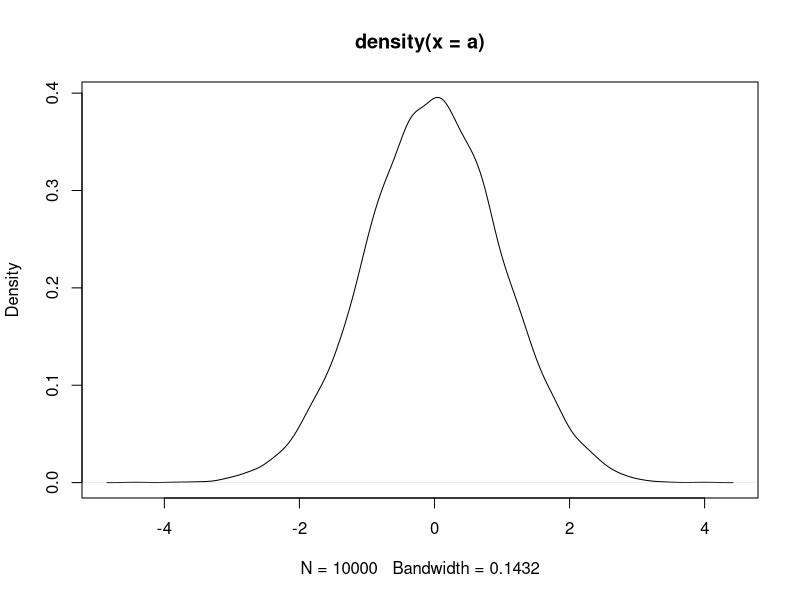
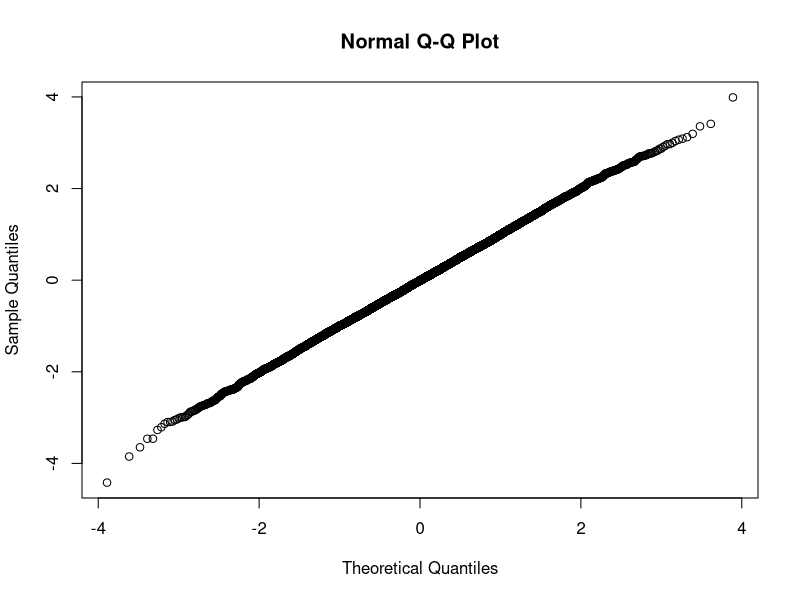
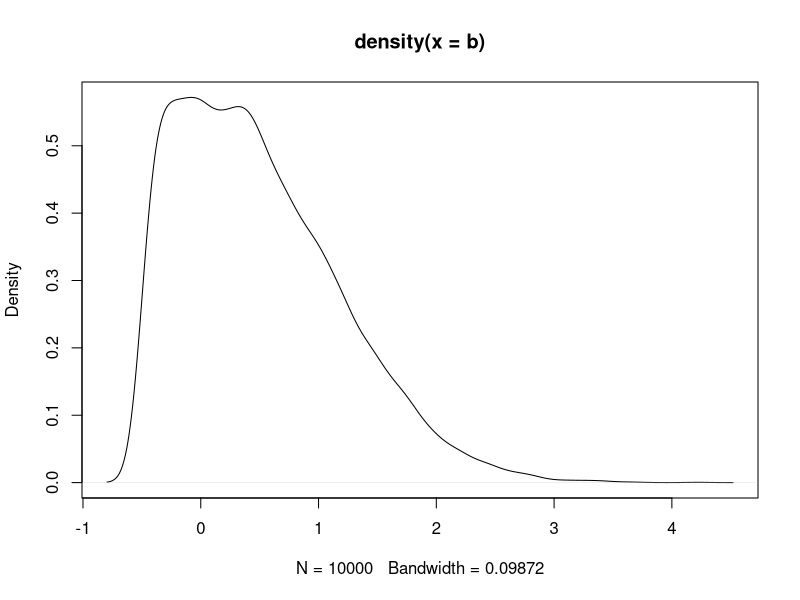
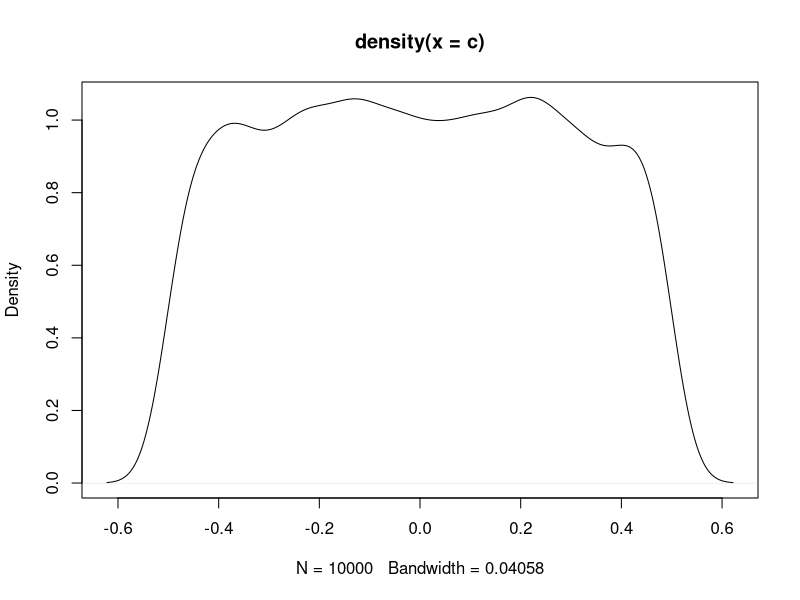
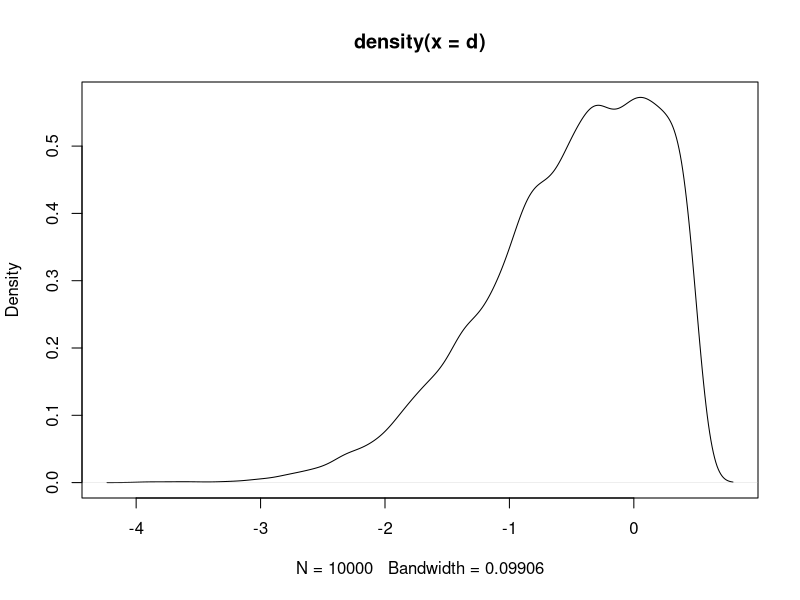

R code for these plots, in order:
#calculate the derivative of a function
Deriv_sub <- function(x, fun=h, a, b){
  if (x == a) {return ((fun(x + 1e-9)-fun(x))/1e-9)}
  if (x == b) {return ((fun(x) - fun(x - 1e-9))/1e-9)}
  if (a <= x && x <= b) {return((fun(x + 1e-9)-fun(x - 1e-9))/2e-9)}
}

init_mat <- function(a,b,fun,deriv){
  #this mat stores x,f(x) and df(x)
  mat <- matrix(nrow = 2,ncol = 3)
  mat[1,1] <- a
  mat[1,2] <- fun(a)
  mat[1,3] <- deriv(a,fun,a,b)
  mat[2,1] <- b
  mat[2,2] <- fun(b)
  mat[2,3] <- deriv(b,fun,a,b)
  return(mat)}
calc_z <-function(mat){
  return((mat[2, 2] - mat[1, 2] -mat[2, 1]*mat[2, 3] +
            mat[1, 1]*mat[1, 3])/(mat[1, 3] - mat[2, 3]))
}

init_z <- function(a,b,mat){
  z <- c()
  z[1] <- a
  z[2] <- calc_z(mat)
  z[3] <- b
  return(z)
}

update_z <- function(z,x_star,mat){
  index <- which(mat[,1] == x_star)
  z <- c(z,NA)
  tmp_mat1 <- mat[(index-1):index,]
  tmp_mat2 <- mat[index:(index+1),]
  z1 <- calc_z(tmp_mat1)
  z2 <- calc_z(tmp_mat2)
  z[(index+2):length(z)] <- z[(index+1):(length(z)-1)]
  z[index] <- z1
  z[index+1] <- z2
  return(z)
}
update_mat <- function(mat,x_star,fun,deriv,a,b){
  index <- sum(mat[,1] < x_star) #find the location to insert x*
  tmp <- matrix(NA,1,3)
  mat <- rbind(mat,tmp)
  mat[(index+2):nrow(mat),] <- mat[(index+1):(nrow(mat)-1),]
  mat[(index+1),] <- c(x_star,fun(x_star),deriv(x_star,fun,a,b))
  return(mat)
}

sample_x <- function(z, mat, n=1){
  uk1 <- exp(mat[,2]+(z[-1]-mat[,1])*mat[,3])
  uk2 <- exp(mat[,2]+(z[-length(z)]-mat[,1])*mat[,3])
  p <- rep(NA,nrow(mat))
  p <- (uk1-uk2)/mat[,3]
  
  # normalize p
  p_norm <- p/sum(p)
  w <- runif(n)
  # determine the range we want to sample from
  i <- sum(cumsum(p_norm) < w) + 1
  
  # sample x using inverse cdf
  samp_x <- (log(p[i]*mat[i,3]*runif(n)+exp(mat[i,2]+(z[i]-mat[i,1])*mat[i,3]))-mat[i,2])/mat[i,3]+mat[i,1]
  return(samp_x)
}

upper_bound <- function(z, mat, samp_x){
  #compare samp_x with z to find which segment of line to calculate
  index <- which(z > samp_x)[1] - 1
  u <- mat[index,2] + (samp_x - mat[index,1])*mat[index,3]
  return(u)
}

lower_bound <- function(mat, samp_x){
  index <- rev(which(mat[,1] < samp_x))[1]
  l <- ((mat[(index+1),1]-samp_x)*mat[index,2]+(samp_x-mat[index,1])*mat[(index+1),2])/(mat[(index+1),1]-mat[index,1])
  return(l)
}

check_concave <- function(mat){
  #check if h'(x) decrease monotonically
  return(prod(mat[,3][-1] <= mat[,3][-nrow(mat)])==1)
}

ars <- function(samp_n, g, a=-Inf, b=Inf){
  
  if(class(g) != "function"){
    stop('g should be a function')
  }
  
  ## Take log of input function ##
  h <- function(x){
    return(log(g(x)))
  }
  

  #initialize return value
  final_x <- rep(NA, samp_n)
  counter <- 0
  
  ##Check starting point
  ct <- 0
  step_width <- 0.5
  start_val <- 0
  
  if(a != -Inf && b != Inf){
    mat <- init_mat(a, b, h, Deriv_sub)
    z <- init_z(a, b, mat)
  }
  
  if(a == -Inf && b != Inf){
    if(start_val > b){
      start_val <- b - step_width
    }
    a_star <- start_val
    test_de <- Deriv_sub(a_star,fun=h,a,b)
    while( -Inf < test_de && test_de <= 0 && ct <= 50){
      a_star <- a_star - step_width
      test_de <- Deriv_sub(a_star,fun=h,a,b)
      ct <- ct + 1
    }
    mat <- init_mat(a_star, b, h, Deriv_sub)
    z <- init_z(a_star, b, mat) ## wrong? a_star or a?
  }
  
  if(a != -Inf && b == Inf){
    if(start_val < a){
      start_val <- a + step_width
    }
    b_star <- start_val
    test_de <- Deriv_sub(b_star, fun = h, a, b)
    while( 0 <= test_de && test_de < Inf && ct <= 50){
      b_star <- b_star + step_width
      test_de <- Deriv_sub(b_star, fun = h, a, b)
      ct <- ct + 1
    }
    mat <- init_mat(a, b_star, h, Deriv_sub)
    z <- init_z(a, b_star, mat)
  }
  
  if(a == -Inf && b == Inf){
    a_star <- start_val - step_width
    b_star <- start_val + step_width
    test_de_a <- Deriv_sub(a_star, fun = h, a, b)
    test_de_b <- Deriv_sub(b_star, fun = h, a, b)
    while(-Inf < test_de_a && test_de_a <= 0 && ct <= 50){
      a_star <- a_star - step_width
      test_de_a <- Deriv_sub(a_star, fun = h, a, b)
      ct <- ct + 1
    }
    while(0 <= test_de_b && test_de_b < Inf && ct <= 100){
      b_star <- b_star + step_width
      test_de_b <- Deriv_sub(b_star, fun = h, a, b)
      ct <- ct + 1
    }
    mat <- init_mat(a_star, b_star, h, Deriv_sub)
    z <- init_z(a_star, b_star, mat)
  }
  
  while(counter < samp_n){
    if (!check_concave(mat)){
      stop('Input must be a log-concave function')
    }
    samp_x_n = 1
    samp_x <- sample_x(z, mat, samp_x_n)
    w <- runif(samp_x_n)
    
    u <- upper_bound(z, mat, samp_x)
    l <- lower_bound(mat, samp_x)
    if(w <= exp(l-u)){
      counter = counter + 1
      final_x[counter] = samp_x
    }
    else{
      if (w <= exp(h(samp_x)-u)){
        counter = counter + 1
        final_x[counter] = samp_x
      }
      mat <- update_mat(mat, samp_x, h, Deriv_sub, a, b)
      z <- update_z(z, samp_x, mat)
    }
  }
  return(final_x)
}

dnor <- function(x){
  return((1/(sqrt(2*pi)))*exp(-(x^2)/2))
}

a <- ars(10000, dnor, a = -10, b = 10)
plot(density(a))
qqnorm(a)

b <- ars(10000, dnor, a = -Inf, b = 10)
plot(density(b))
c <- ars(10000, dnor, a = -Inf, b = Inf)
plot(density(c))
d <- ars(10000, dnor, a = -10, b = Inf)
plot(density(d))
